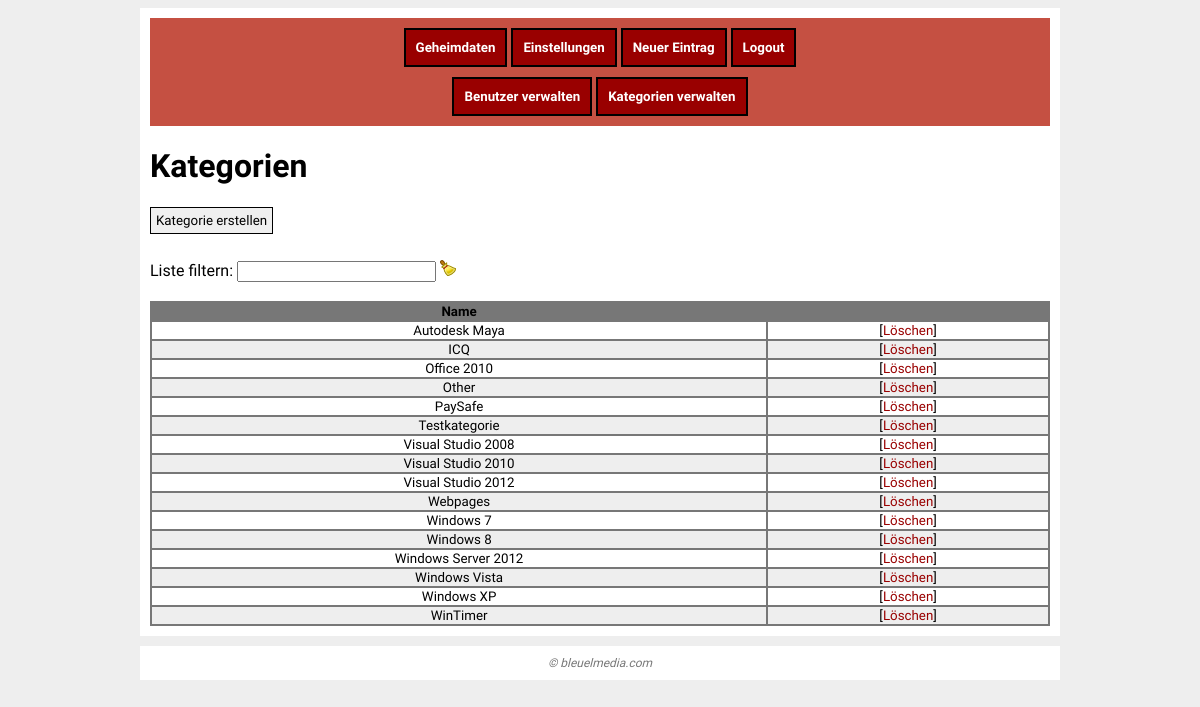
Page /index.php/categories (signed in) on the committed database.
### tables this page shows
CREATE TABLE IF NOT EXISTS `categories` (
  `id` int(10) unsigned NOT NULL AUTO_INCREMENT,
  `name` tinytext NOT NULL,
  PRIMARY KEY (`id`)
);

### application/helpers/template_helper.php (called while the page is built, shortened)
<?php if ( ! defined('BASEPATH')) exit('No direct script access allowed');
class Template
{
    private static $instance;
    private $data;
    public static function getInstance()
    {
        if (self::$instance == null)
            self::$instance = new Template();
        return self::$instance;
    }
    private function __construct()
    {
        $this->data = array();
    }
    public function set($key, $value)
    {
        $this->data[$key] = $value;
    }
    public function display($tpl, $plain = false)
    {
        $this->data["auth"] = AuthHelper::getInstance();
        $this->data["user"] = $this->data["auth"]->getCurrentUser();
        try {
            $CI = get_instance();
            $CI->load->language("error");
            $CI->load->language("common");
            if (!$plain)
                $CI->load->view("inc/header.php", $this->data);
            $CI->load->view($tpl, $this->data);
        } catch (Exception $e) {
            throw $e;
        }
    }
    public function js($jsFile)
    {
        if (!isset($this->data["jsFiles"]))
            $this->data["jsFiles"] = array();
        $this->data["jsFiles"][] = $jsFile;
    }
}

### application/controllers/categories.php (called while the page is built, shortened)
<?php if ( ! defined('BASEPATH')) exit('No direct script access allowed');
class Categories extends CI_Controller
{
    private $tpl;
    public function __construct()
    {
        $this->tpl = Template::getInstance();
    }
    public function index()
    {
        try {
            $categories = $this->categories_model->getAll();
            $this->tpl->set("categories", $categories);
        } catch (Exception $e) {
            $this->tpl->set("title", lang("error_FailedToLoadData"));
            $this->tpl->set("message", $e->getMessage());
            $this->tpl->display("error/error");
            return;
        }
        $this->tpl->display("categories");
    }
}

### index.php (called while the page is built, shortened)
<?php
require_once BASEPATH.'core/CodeIgniter.php';

### application/models/categories_model.php (called while the page is built, shortened)
<?php if ( ! defined('BASEPATH')) exit('No direct script access allowed');
class Categories_model extends CI_Model
{
    public function getAll()
    {
        $this->db->order_by("name");
        $res = $this->db->get("categories");
        $categories = array();
        foreach ($res->result_array() as $category) {
            $categories[] = $category;
        }
        return $categories;
    }
}

### application/helpers/model_helper.php (called while the page is built, shortened)
<?php if ( ! defined('BASEPATH')) exit('No direct script access allowed');
class ModelHelper
{
    public static function checkFieldset(&$dataset, $fields, $deleteUnwanted = true)
    {
        return true;
    }
    public static function checkNecessaryFields(&$dataset, $necessaryFields, $fields = null, $deleteUnwanted = true)
    {
        $missing = array();
    }
}

### application/views/categories.php (the view, shortened to what this page needs)
<?php $even = true; ?>
<h1><?=lang("categories_Categories")?></h1>
<p><input
        type="button"
        onclick="document.location.href='<?=site_url("categories/create")?>'"
        value="<?=lang("categories_CreateCategory")?>"></p>
<div>
    <?=lang("common_FilterList")?>:
    <input type="text"
           onkeyup="filterHtmlTable(event, this, [0])"
           ref="categoryList"
           id="categoryListFilter">
    <img src="<?=base_url()?>/tpl/img/edit-clear.png" alt="<?=lang("common_Clear")?>"
         onclick="filterHtmlTable({type: 'keyup', charCode: 0, keyCode: 27}, $('#categoryListFilter'), [0])"
         style="cursor: pointer;"><br>
</div>
<table class="list" id="categoryList">
<thead>
<tr>
    <th><?=lang("categories_Name")?></th>
    <th>&nbsp;</th>
</tr>
</thead>
<tbody>
<? foreach ($categories as $category): ?>
<tr onclick="document.location.href='<?=site_url("categories/edit/".$category["id"])?>';">
    <td<?=((!$even) ? " class=\"odd\"" : "")?>><?=$category["name"]?></td>
    <td<?=((!$even) ? " class=\"odd\"" : "")?>>
        [<a href="<?=site_url("categories/delete/".$category["id"])?>"><?=lang("common_Delete")?></a>]
    </td>
</tr>
<? $even = !$even; ?>
<? endforeach; ?>
</tbody>
</table>

### tpl/base.css (style rules this page uses)
* { font-family: Ubuntu; }
body { font-size: 12pt; background: #eee; }
a { color: #990000; text-decoration: none; }
input[type=button] { border: 1px solid #000; margin-bottom: 10px; padding: 5px; cursor: pointer; }
table.list { width: 100%; background: #777; font-size: 10pt; }
table.list tbody tr { cursor: pointer; }
table.list td { background: #fff; text-align: center; }
table.list td.odd { background: #eee; }
table.list th { text-align: center; }

### tpl/smaller800.css (style rules this page uses)
* { font-family: Ubuntu; }
body { font-size: 12pt; background: #eee; margin: 0; }
a { color: #990000; text-decoration: none; }
input[type=button] { border: 1px solid #000; margin-bottom: 10px; padding: 5px; cursor: pointer; height: 11mm; }
table.list { width: 100%; background: #777; font-size: 10pt; }
table.list tbody tr { cursor: pointer; }
table.list td { background: #fff; text-align: center; padding: 5mm 0 5mm 0; }
table.list td.odd { background: #eee; }
table.list th { text-align: center; max-width: 25%; }

### tpl/print.css (style rules this page uses)
input { display: none; }

### rows in the picture
categories: name "Autodesk Maya"
categories: name "ICQ"
categories: name "Office 2010"
categories: name "Other"
categories: name "PaySafe"
categories: name "Testkategorie"
categories: name "Visual Studio 2008"
categories: name "Visual Studio 2010"
categories: name "Visual Studio 2012"
categories: name "Webpages"
categories: name "Windows 7"
categories: name "Windows 8"
categories: name "Windows Server 2012"
categories: name "Windows Vista"
categories: name "Windows XP"
categories: name "WinTimer"

### other values in the picture
lang("navigation_Home") "Geheimdaten"
lang("navigation_Settings") "Einstellungen"
lang("navigation_NewEntry") "Neuer Eintrag"
lang("navigation_Logout") "Logout"
lang("navigation_ManageUsers") "Benutzer verwalten"
lang("navigation_ManageCategories") "Kategorien verwalten"
lang("categories_Categories") "Kategorien"
lang("common_FilterList") "Liste filtern"
lang("categories_Name") "Name"
